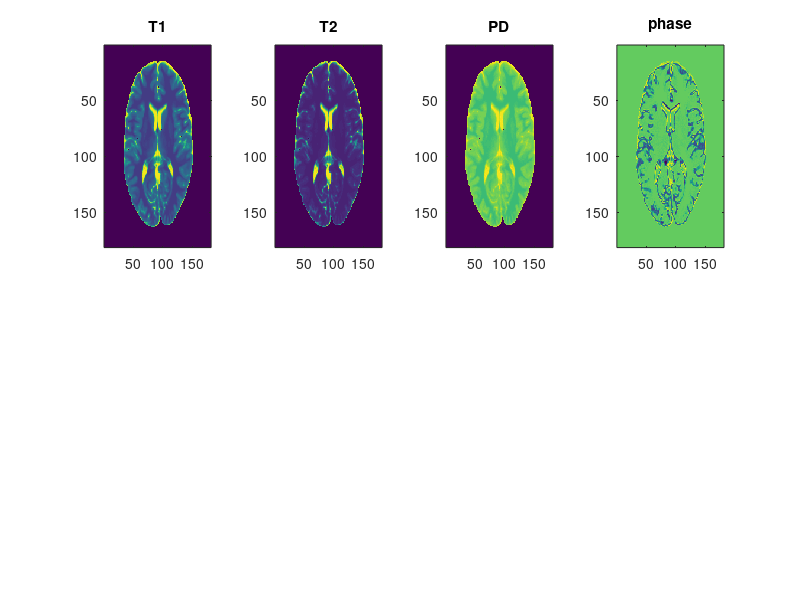

This figure's MATLAB source: (Note: this script raises an error after producing the figure.)
% simple BATCH
load('C2P_FISP_phantom_fracTrue.mat')
load('C2P_FISP_phantom_results.mat')

figure(1), subplot(2,4,1), imagesc(rot90(t1im)); title('T1');
subplot(2,4,2), imagesc(rot90(t2im)); title('T2');
subplot(2,4,3), imagesc(rot90(abs(m0im))); title('PD');
subplot(2,4,4), imagesc(rot90(angle(m0im))); title('phase');

TI=500, TR=10000, TE=70; % typical SE-FLAIR parameters
[FLAIR05s] = fn_syntheticFLAIR([TI TR TE],t1im,t2im,m0im,T1T2species_true,index,0,1);

TI=2000, TR=10000, TE=70; % typical SE-FLAIR parameters
[FLAIR2s] = fn_syntheticFLAIR([TI TR TE],t1im,t2im,m0im,T1T2species_true,index,0,1);

TI=3000, TR=10000, TE=70; % typical SE-FLAIR parameters
[FLAIR3s] = fn_syntheticFLAIR([TI TR TE],t1im,t2im,m0im,T1T2species_true,index,0,1);

TI=5000, TR=10000, TE=70; % typical SE-FLAIR parameters
[FLAIR5s] = fn_syntheticFLAIR([TI TR TE],t1im,t2im,m0im,T1T2species_true,index,0,1);

figure(1),
subplot(2,4,5), imagesc(rot90(FLAIR05s));  title('FLAIR TI=0.5s');
subplot(2,4,6), imagesc(rot90(FLAIR2s)); title('FLAIR TI=2.0s');
subplot(2,4,7), imagesc(rot90(FLAIR3s));  title('FLAIR TI=3.0s');
subplot(2,4,8), imagesc(rot90(FLAIR5s));  title('FLAIR TI=5.0s');